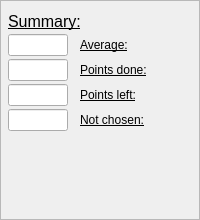
              <widget class="QFrame" name="frame">
               <property name="sizePolicy">
                <sizepolicy hsizetype="Maximum" vsizetype="Preferred">
                 <horstretch>0</horstretch>
                 <verstretch>0</verstretch>
                </sizepolicy>
               </property>
               <property name="maximumSize">
                <size>
                 <width>200</width>
                 <height>16777215</height>
                </size>
               </property>
               <property name="frameShape">
                <enum>QFrame::StyledPanel</enum>
               </property>
               <property name="frameShadow">
                <enum>QFrame::Raised</enum>
               </property>
               <layout class="QGridLayout" name="gridLayout_7">
                <property name="leftMargin">
                 <number>0</number>
                </property>
                <property name="rightMargin">
                 <number>2</number>
                </property>
                <property name="horizontalSpacing">
                 <number>2</number>
                </property>
                <property name="verticalSpacing">
                 <number>6</number>
                </property>
                <item row="0" column="0">
                 <layout class="QVBoxLayout" name="verticalLayout_21">
                  <property name="spacing">
                   <number>3</number>
                  </property>
                  <property name="sizeConstraint">
                   <enum>QLayout::SetMinimumSize</enum>
                  </property>
                  <property name="leftMargin">
                   <number>6</number>
                  </property>
                  <property name="rightMargin">
                   <number>6</number>
                  </property>
                  <item>
                   <widget class="QLabel" name="desc_label">
                    <property name="sizePolicy">
                     <sizepolicy hsizetype="Minimum" vsizetype="Minimum">
                      <horstretch>0</horstretch>
                      <verstretch>0</verstretch>
                     </sizepolicy>
                    </property>
                    <property name="maximumSize">
                     <size>
                      <width>110</width>
                      <height>16777215</height>
                     </size>
                    </property>
                    <property name="font">
                     <font>
                      <pointsize>12</pointsize>
                      <underline>true</underline>
                     </font>
                    </property>
                    <property name="layoutDirection">
                     <enum>Qt::LeftToRight</enum>
                    </property>
                    <property name="text">
                     <string>Summary:</string>
                    </property>
                    <property name="scaledContents">
                     <bool>false</bool>
                    </property>
                   </widget>
                  </item>
                  <item>
                   <layout class="QHBoxLayout" name="horizontalLayout_80">
                    <property name="spacing">
                     <number>12</number>
                    </property>
                    <item>
                     <widget class="QLineEdit" name="average_in_7">
                      <property name="sizePolicy">
                       <sizepolicy hsizetype="Expanding" vsizetype="Minimum">
                        <horstretch>0</horstretch>
                        <verstretch>0</verstretch>
                       </sizepolicy>
                      </property>
                      <property name="maximumSize">
                       <size>
                        <width>60</width>
                        <height>16777215</height>
                       </size>
                      </property>
                      <property name="layoutDirection">
                       <enum>Qt::LeftToRight</enum>
                      </property>
                      <property name="text">
                       <string/>
                      </property>
                      <property name="alignment">
                       <set>Qt::AlignCenter</set>
                      </property>
                      <property name="readOnly">
                       <bool>true</bool>
                      </property>
                     </widget>
                    </item>
                    <item>
                     <widget class="QLabel" name="average_lab_7">
                      <property name="sizePolicy">
                       <sizepolicy hsizetype="Minimum" vsizetype="Minimum">
                        <horstretch>0</horstretch>
                        <verstretch>0</verstretch>
                       </sizepolicy>
                      </property>
                      <property name="maximumSize">
                       <size>
                        <width>110</width>
                        <height>16777215</height>
                       </size>
                      </property>
                      <property name="font">
                       <font>
                        <underline>true</underline>
                       </font>
                      </property>
                      <property name="layoutDirection">
                       <enum>Qt::LeftToRight</enum>
                      </property>
                      <property name="text">
                       <string>Average:</string>
                      </property>
                     </widget>
                    </item>
                   </layout>
                  </item>
                  <item>
                   <layout class="QHBoxLayout" name="horizontalLayout_81">
                    <property name="spacing">
                     <number>12</number>
                    </property>
                    <item>
                     <widget class="QLineEdit" name="points_in_7">
                      <property name="sizePolicy">
                       <sizepolicy hsizetype="Expanding" vsizetype="Minimum">
                        <horstretch>0</horstretch>
                        <verstretch>0</verstretch>
                       </sizepolicy>
                      </property>
                      <property name="maximumSize">
                       <size>
                        <width>60</width>
                        <height>16777215</height>
                       </size>
                      </property>
                      <property name="layoutDirection">
                       <enum>Qt::LeftToRight</enum>
                      </property>
                      <property name="text">
                       <string/>
                      </property>
                      <property name="alignment">
                       <set>Qt::AlignCenter</set>
                      </property>
                      <property name="readOnly">
                       <bool>true</bool>
                      </property>
                     </widget>
                    </item>
                    <item>
                     <widget class="QLabel" name="points_label_7">
                      <property name="sizePolicy">
                       <sizepolicy hsizetype="Minimum" vsizetype="Minimum">
                        <horstretch>0</horstretch>
                        <verstretch>0</verstretch>
                       </sizepolicy>
                      </property>
                      <property name="maximumSize">
                       <size>
                        <width>110</width>
                        <height>16777215</height>
                       </size>
                      </property>
                      <property name="font">
                       <font>
                        <underline>true</underline>
                       </font>
                      </property>
                      <property name="layoutDirection">
                       <enum>Qt::LeftToRight</enum>
                      </property>
                      <property name="text">
                       <string>Points done:</string>
                      </property>
                     </widget>
                    </item>
                   </layout>
                  </item>
                  <item>
                   <layout class="QHBoxLayout" name="horizontalLayout_82">
                    <property name="spacing">
                     <number>12</number>
                    </property>
                    <item>
                     <widget class="QLineEdit" name="points_left_in_7">
                      <property name="sizePolicy">
                       <sizepolicy hsizetype="Expanding" vsizetype="Minimum">
                        <horstretch>0</horstretch>
                        <verstretch>0</verstretch>
                       </sizepolicy>
                      </property>
                      <property name="maximumSize">
                       <size>
                        <width>60</width>
                        <height>16777215</height>
                       </size>
                      </property>
                      <property name="layoutDirection">
                       <enum>Qt::LeftToRight</enum>
                      </property>
                      <property name="text">
                       <string/>
                      </property>
                      <property name="alignment">
                       <set>Qt::AlignCenter</set>
                      </property>
                      <property name="readOnly">
                       <bool>true</bool>
                      </property>
                     </widget>
                    </item>
                    <item>
                     <widget class="QLabel" name="points_left_label_7">
                      <property name="sizePolicy">
                       <sizepolicy hsizetype="Minimum" vsizetype="Minimum">
                        <horstretch>0</horstretch>
                        <verstretch>0</verstretch>
                       </sizepolicy>
                      </property>
                      <property name="maximumSize">
                       <size>
                        <width>110</width>
                        <height>16777215</height>
                       </size>
                      </property>
                      <property name="font">
                       <font>
                        <underline>true</underline>
                       </font>
                      </property>
                      <property name="layoutDirection">
                       <enum>Qt::LeftToRight</enum>
                      </property>
                      <property name="text">
                       <string>Points left:</string>
                      </property>
                     </widget>
                    </item>
                   </layout>
                  </item>
                  <item>
                   <layout class="QHBoxLayout" name="horizontalLayout_83">
                    <property name="spacing">
                     <number>12</number>
                    </property>
                    <item>
                     <widget class="QLineEdit" name="points_left_to_choose_in_7">
                      <property name="sizePolicy">
                       <sizepolicy hsizetype="Expanding" vsizetype="Minimum">
                        <horstretch>0</horstretch>
                        <verstretch>0</verstretch>
                       </sizepolicy>
                      </property>
                      <property name="maximumSize">
                       <size>
                        <width>60</width>
                        <height>16777215</height>
                       </size>
                      </property>
                      <property name="layoutDirection">
                       <enum>Qt::LeftToRight</enum>
                      </property>
                      <property name="text">
                       <string/>
                      </property>
                      <property name="alignment">
                       <set>Qt::AlignCenter</set>
                      </property>
                      <property name="readOnly">
                       <bool>true</bool>
                      </property>
                     </widget>
                    </item>
                    <item>
                     <widget class="QLabel" name="points_left_to_choose_label_7">
                      <property name="sizePolicy">
                       <sizepolicy hsizetype="Minimum" vsizetype="Minimum">
                        <horstretch>0</horstretch>
                        <verstretch>0</verstretch>
                       </sizepolicy>
                      </property>
                      <property name="maximumSize">
                       <size>
                        <width>110</width>
                        <height>16777215</height>
                       </size>
                      </property>
                      <property name="font">
                       <font>
                        <underline>true</underline>
                       </font>
                      </property>
                      <property name="layoutDirection">
                       <enum>Qt::LeftToRight</enum>
                      </property>
                      <property name="text">
                       <string>Not chosen:</string>
                      </property>
                     </widget>
                    </item>
                   </layout>
                  </item>
                  <item>
                   <spacer name="verticalSpacer_22">
                    <property name="orientation">
                     <enum>Qt::Vertical</enum>
                    </property>
                    <property name="sizeType">
                     <enum>QSizePolicy::MinimumExpanding</enum>
                    </property>
                    <property name="sizeHint" stdset="0">
                     <size>
                      <width>20</width>
                      <height>77</height>
                     </size>
                    </property>
                   </spacer>
                  </item>
                 </layout>
                </item>
               </layout>
              </widget>
